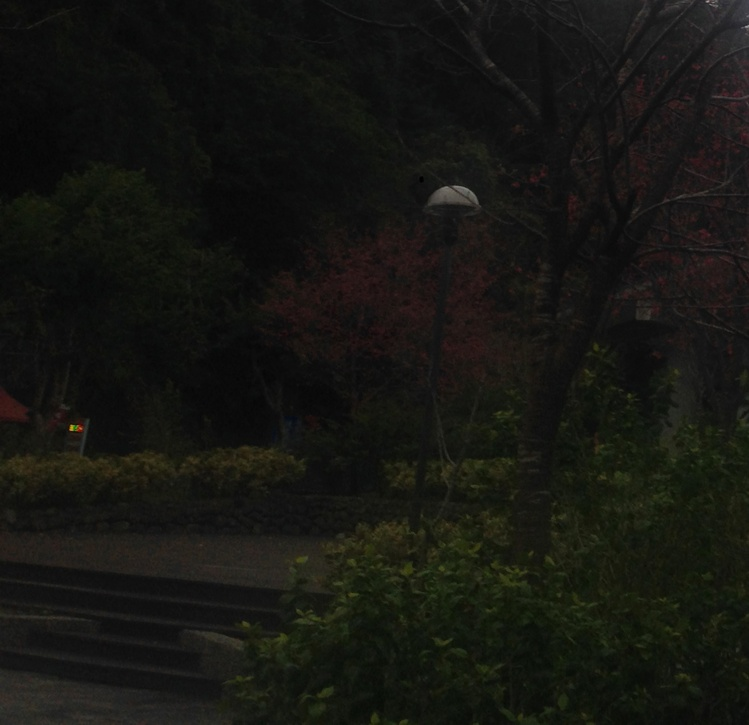
#> input picture 師大計算機課程/t0.jpg, 749 x 725 px, shrunk from 1476 x 1429 before the run
$ jupyter execute --allow-errors Untitled.ipynb   (shell and % lines are left out)
#> lines starting #> are read from the running program, lines starting #| are printed output that depends on the picture
[cell 1]
from math import *
from PIL import Image
import matplotlib.pyplot as plt
plt.rcParams['font.sans-serif'] = ['simhei']

[cell 2]
original_img=Image.open("t0.jpg")
#> original_img is the input picture: PIL image 749x725 RGB; mean R, G, B 22.1, 22.4, 18
m,n=original_img.size[0],original_img.size[1]
#> m = 749; n = 725
print(f'圖片尺寸：寬為{m}，長為{n}')
#| 圖片尺寸：寬為749，長為725
plt.imshow(original_img)
plt.axis('off')

[cell 3]
new=Image.new('RGB',(m,n),(0,0,0))
#> new: PIL image 749x725 RGB; every value is 0
def f1(x):
    return int(255*sqrt(x/255))

def f2(x):
    x=x/255  #轉換x 到0, 1之間
    y=3*x**(1/3)-3*x**(2/3)+x
    y=y**2
    return int(255*y)

def f(x):  #此x 必須在0, 1之間
    y=sin(x*pi/2)
    return y

#> (the rest of this cell did not finish here and is left out)

[cell 4]
plt.figure(figsize=(8,10))
# plt.yticks([])
# plt.frame_on(False)
ax = plt.subplot(121)
ax.set_title('原圖')
#> (the rest of this cell did not finish here and is left out)

### 針對暗部調亮

[cell 5]
from math import *
from PIL import Image
im=Image.open("t3.jpg")
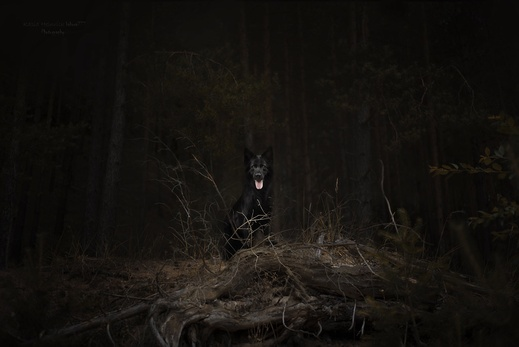
#> input picture 師大計算機課程/t3.jpg, 519 x 347 px, shrunk from 1024 x 684 before the run
#> im is the input picture: PIL image 519x347 RGB; mean R, G, B 20.8, 18.3, 14.5
m=im.size[0]
#> m = 519
n=im.size[1]
#> n = 347
new=Image.new('RGB',(m,n),(0,0,0))
#> new: PIL image 519x347 RGB; every value is 0
c=[(0,0,0), (255,0,0),(255,255,0),(0,255,0),(0,255,255),
   (0,0,255),(255,0,255),(255,255,255)]

d=255*sqrt(3)/len(c)
for i in range(m):
    for j in range(n):
        r,g,b=im.getpixel((i,j))
        norm=sqrt(r**2+g**2+b**2)
        if 0<norm<2*d:
            x=norm/(2*d)
            nnorm=6*d*(x**0.5)
            R=nnorm*r/norm;G=nnorm*g/norm;B=nnorm*b/norm
        else:
            R=r;G=g;B=b

        new.putpixel((i,j),(int(R),int(G),int(B)))
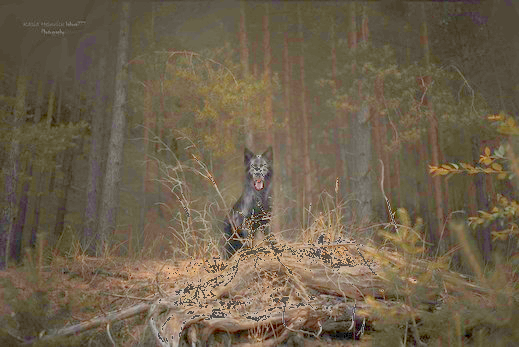
#> new: PIL image 519x347 RGB; mean R, G, B 110.5, 97.1, 75.7

[cell 6]
plt.figure(figsize=(16,20))
# plt.yticks([])
# plt.frame_on(False)
ax = plt.subplot(121)
ax.set_title('原圖')
plt.imshow(im)

ax2 = plt.subplot(122)
ax2.set_title('調整亮度')
plt.imshow(new)

for i in range(2):
    ax = plt.subplot(121+i)
    ax.set_xticks([])
    ax.set_yticks([])

plt.tight_layout() #調整空白


# 開啟/關閉外框
ax.set_frame_on(0) #True/False

plt.imshow(new)
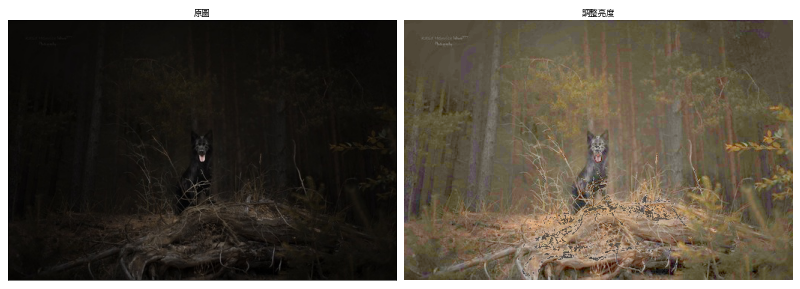
#> figure drawn by matplotlib, 2 panels

[cell 7]
from math import *
from PIL import Image
import numpy as np

im=Image.open("t4.jpg")
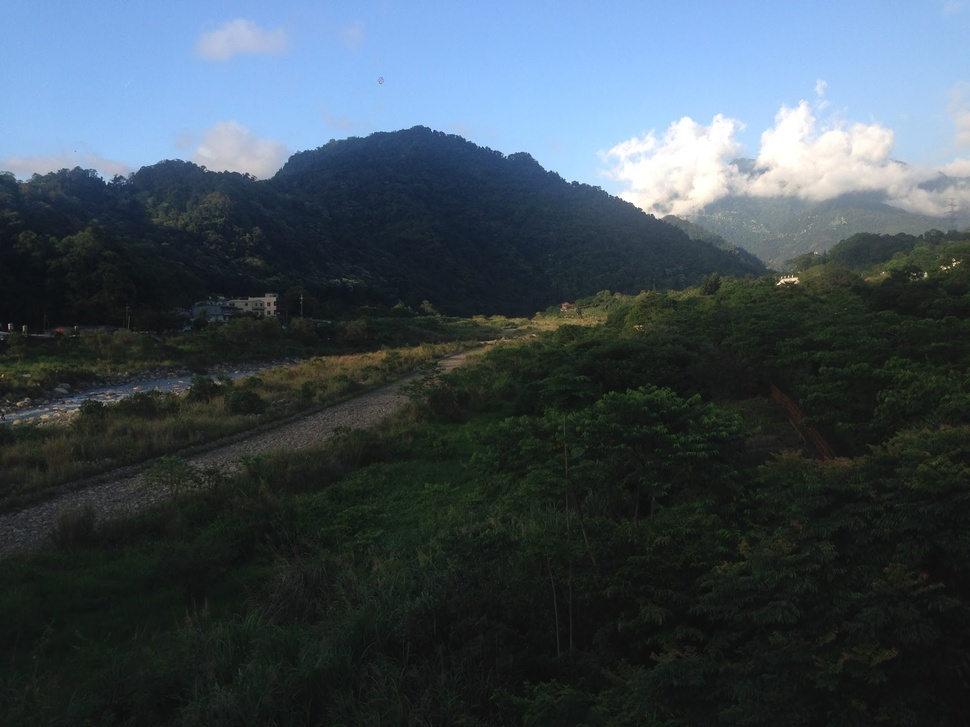
#> input picture 師大計算機課程/t4.jpg, 970 x 727 px, shrunk from 1912 x 1434 before the run
#> im is the input picture: PIL image 970x727 RGB; mean R, G, B 62.8, 75.8, 84.7
m=im.size[0]
#> m = 970
n=im.size[1]
#> n = 727
new=Image.new('RGB',(m,n),(0,0,0))
#> new: PIL image 970x727 RGB; every value is 0
c=[(0,0,0), (255,0,0),(255,255,0),(0,255,0),(0,255,255),
   (0,0,255),(255,0,255),(255,255,255)]

d=255*sqrt(3)/len(c)
for i in range(m):
    for j in range(n):
        r,g,b=im.getpixel((i,j))
        norm=sqrt(r**2+g**2+b**2)-0.1
        R,G,B=c[int(norm/d)]
        new.putpixel((i,j),(R,G,B))
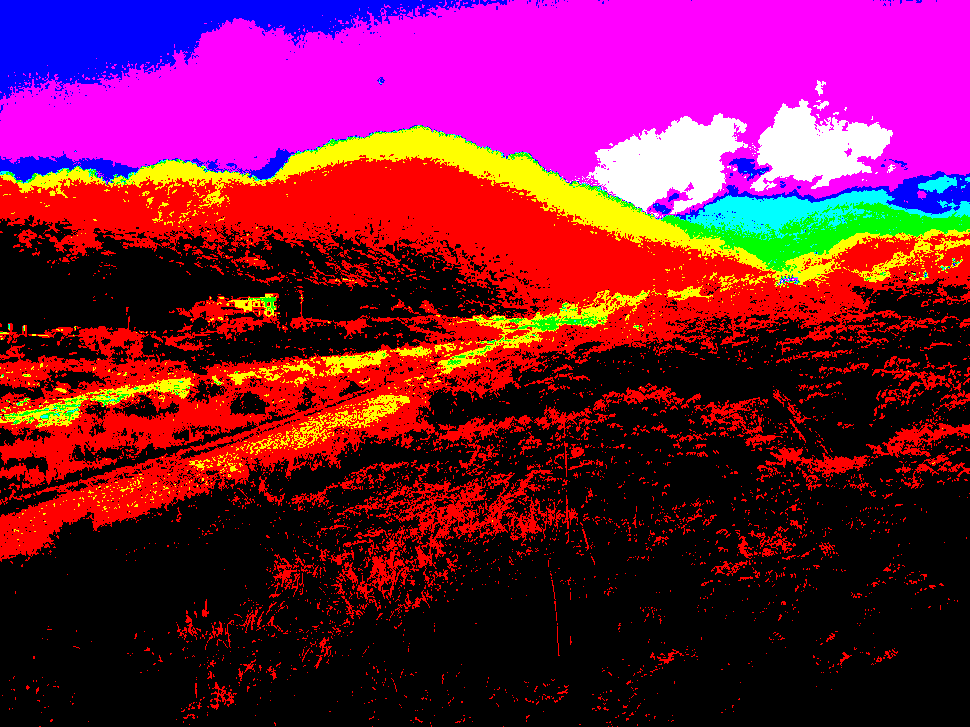
#> new: PIL image 970x727 RGB; mean R, G, B 116.8, 22.4, 63.9

[cell 8]
plt.figure(figsize=(16,20))
# plt.yticks([])
# plt.frame_on(False)
ax = plt.subplot(121)
ax.set_title('原圖')
plt.imshow(im)

ax2 = plt.subplot(122)
ax2.set_title('調整亮度')
plt.imshow(new)

for i in range(2):
    ax = plt.subplot(121+i)
    ax.set_xticks([])
    ax.set_yticks([])
    # 開啟/關閉外框
    ax.set_frame_on(0) #True/False

plt.tight_layout() #調整空白
plt.imshow(new)
